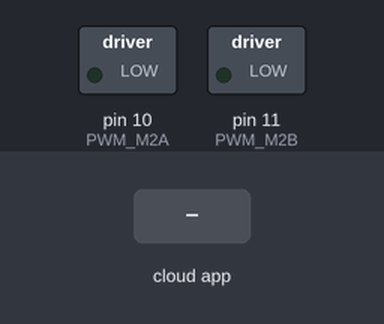
The sketch below on a simulated Arduino Uno, built with avr-gcc and run on an emulated ATmega328P. Parts: switched loads named in the sketch (green lamp = pin HIGH). The test bench sets the inputs (shaded band). The ROS host is connected and sends only what is stated.

Above: at 1.2 s.
1.3 s: the phone or cloud app sets motor to -100
At 2.4 s:
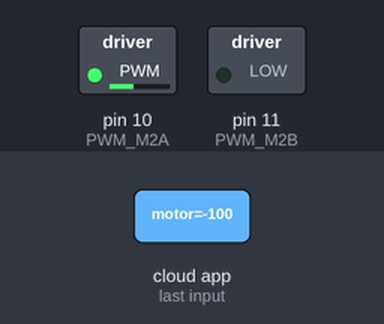
2.8 s: the phone or cloud app sets motor to 100
At 3.6 s:
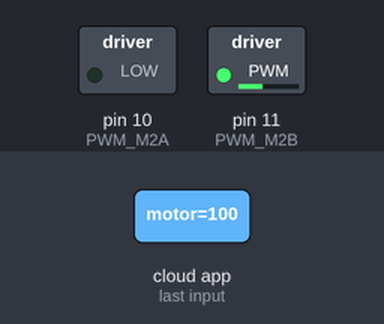
Timing chart, 0 to 5.8 s (numbered marks = the images above; inputs shaded):
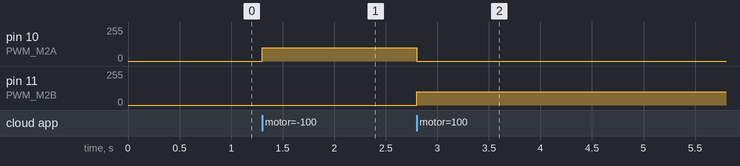

The sketch:

ctrl_motor.ino
```cpp
#include "ctrl_motor.h"

ros::NodeHandle nh;

void setup() {

  nh.initNode();

  nh.subscribe(motor);
  pinMode(PWM_M2A, OUTPUT);
  pinMode(PWM_M2B, OUTPUT);

  digitalWrite(PWM_M2A, LOW);       // MOTOR
  digitalWrite(PWM_M2B, LOW);
}

void loop() {

  unsigned long t = micros();

  if ((t - tTime[0]) >= (1000000 / MOTOR_FREQUENCY))
  {
    newtime_motor = micros();

    motor_control = right_motor_ref;
    //right_motor_err = right_motor_ref - right_enc_w;

    if (motor_control == 0) {
      digitalWrite(PWM_M2B, LOW);
      digitalWrite(PWM_M2A, LOW);
    }
    else if (motor_control > 0 and motor_control <= 255) {
      analogWrite(PWM_M2B, motor_control);
      digitalWrite(PWM_M2A, LOW);
    }
    else if (motor_control > 255) {
      digitalWrite(PWM_M2B, HIGH);
      digitalWrite(PWM_M2A, LOW);
    }
    else if (motor_control < 0 and motor_control >= -255) {
      digitalWrite(PWM_M2B, LOW);
      analogWrite(PWM_M2A, motor_control*(-1));
    }
    else if (motor_control < -255) {
      digitalWrite(PWM_M2B, LOW);
      digitalWrite(PWM_M2A, HIGH);
    }

    right_motor_err = last_right_motor_err;
    oldtime_motor = newtime_motor;
    tTime[0] = t;
  }

  nh.spinOnce();
}


void motor_cb(const std_msgs::Float32& motor_msg) {

  right_motor_ref = motor_msg.data;
}
```

ctrl_motor.h
```cpp
#include <ros.h>
#include <std_msgs/Int32.h>
#include <std_msgs/Float32.h>

#define MOTOR_FREQUENCY                 1000   //hz

#define PWM_M2A  10
#define PWM_M2B  11

unsigned long  oldtime_motor = 0;
unsigned long  newtime_motor;

int motor_control = 0;

float input = 0;
float right_motor_err = 0;
float right_motor_ref = 0;
float right_enc_w = 0;

float last_input = 0;
float last_right_motor_err = 0;

unsigned long tTime[4];


/********* Subscribers *********/

void motor_cb(const std_msgs::Float32& motor_msg);
ros::Subscriber<std_msgs::Float32> motor("motor", motor_cb);
```

Measured:
- after the input at 1.3 s, pin 10 (PWM_M2A): 0/255 → 100/255 at once
- after the input at 2.8 s, pin 10 (PWM_M2A): 100/255 → 0/255 at once; pin 11 (PWM_M2B): 0/255 → 100/255 at once
